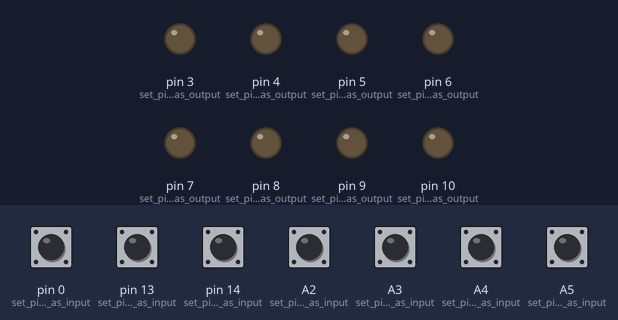
A sketch run on a simulated Arduino Nano, built with avr-gcc and run on an emulated ATmega328P. Shown: output pins drawn as LEDs (lit = HIGH). The inputs (shaded band) are chosen by the test bench; at power-on: A2 (set_pin_A2_as_input), A3 (set_pin_A3_as_input), A4 (set_pin_A4_as_input), A5 (set_pin_A5_as_input), pin 0 (set_pin_0_as_input), pin 13 (set_pin_13_as_input), pin 14 (set_pin_14_as_input) LOW.

Above: at 1.2 s.
1.3 s: pin 0 (set_pin_0_as_input) pulled HIGH for 0.15 s
At 1.37 s:
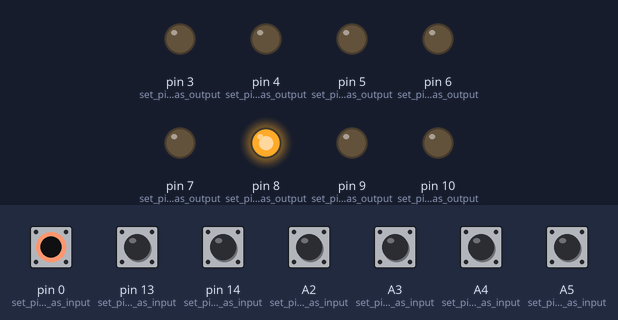
2.9 s: pin 13 (set_pin_13_as_input) pulled HIGH for 0.15 s
At 2.97 s:
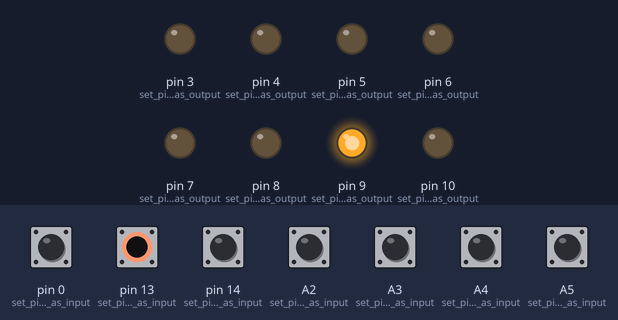
4.5 s: pin 14 (set_pin_14_as_input) pulled HIGH for 0.15 s
At 4.57 s:
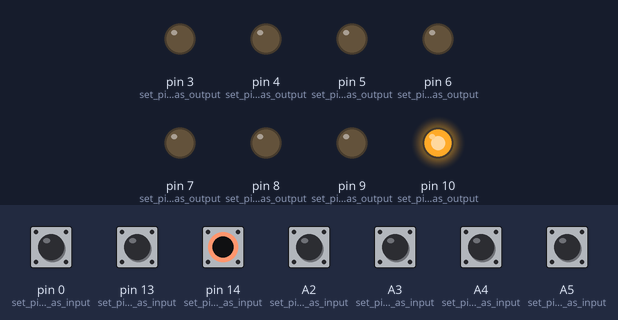
6.1 s: A2 (set_pin_A2_as_input) pulled HIGH for 0.15 s
At 6.17 s:
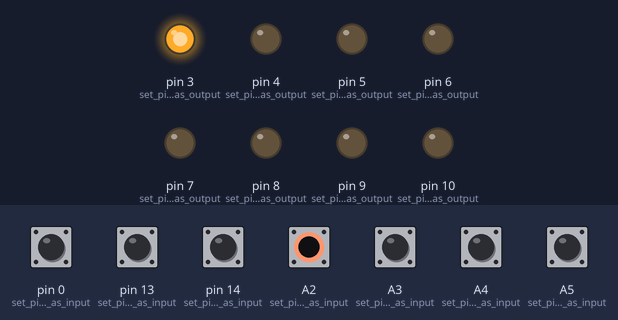
7.7 s: A3 (set_pin_A3_as_input) pulled HIGH for 0.15 s
At 7.77 s:
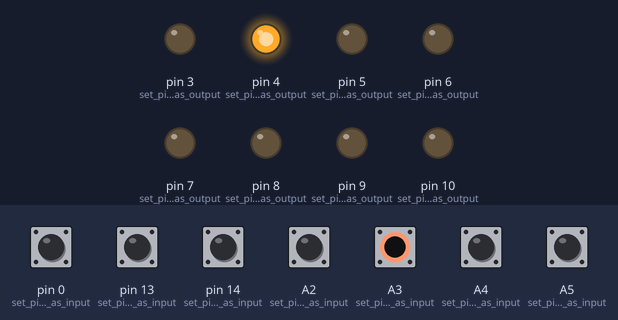
9.3 s: A4 (set_pin_A4_as_input) pulled HIGH for 0.15 s
At 9.37 s:
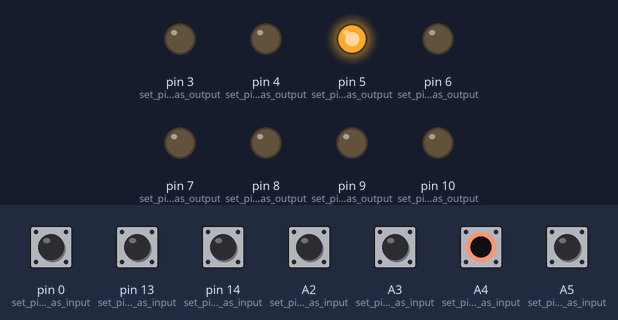
Timing chart, 0 to 11.9 s (numbered marks = the images above; inputs shaded):
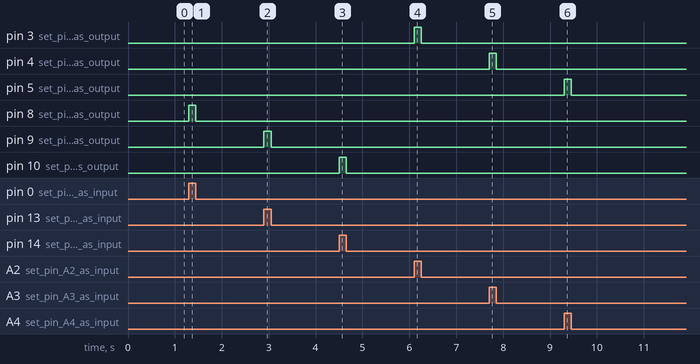

The sketch:

Switch_LED.ino
```cpp
void setup() {
  // configure all LEDs as outputs
  pinMode(3, OUTPUT);   // set pin 3 as output, for LED 0
  pinMode(4, OUTPUT);   // set pin 4 as output, for LED 1
  pinMode(5, OUTPUT);   // set pin 5 as output, for LED 2
  pinMode(6, OUTPUT);   // set pin 6 as output, for LED 3
  pinMode(7, OUTPUT);   // set pin 7 as output, for LED 4
  pinMode(8, OUTPUT);   // set pin 8 as output, for LED 5
  pinMode(9, OUTPUT);   // set pin 9 as output, for LED 6
  pinMode(10, OUTPUT);   // set pin 10 as output, for LED 7

  // Configure all switches as inputs
  pinMode(A2, INPUT);   // set pin A2 as input, for switch 0
  pinMode(A3, INPUT);   // set pin A3 as input, for switch 1
  pinMode(A4, INPUT);   // set pin A4 as input, for switch 2
  pinMode(A5, INPUT);   // set pin A5 as input, for switch 3
  pinMode(A6, INPUT);   // set pin A6 as input, for switch 4
  pinMode(0, INPUT);   // set pin 0 as input, for switch 5
  pinMode(13, INPUT);   // set pin 13 as input, for switch 6
  pinMode(14, INPUT);   // set pin 14 as input, for switch 7
}

void loop() {
  // check if a switch is set (upper position), if so, enable the LED, else disable it

  if( digitalRead(A2) == HIGH){
    digitalWrite(3, HIGH);
  }
  else{
    digitalWrite(3, LOW);
  }

  if( digitalRead(A3) == HIGH){
    digitalWrite(4, HIGH);
  }
  else{
    digitalWrite(4, LOW);
  }

  if( digitalRead(A4) == HIGH){
    digitalWrite(5, HIGH);
  }
  else{
    digitalWrite(5, LOW);
  }

  if( digitalRead(A5) == HIGH){
    digitalWrite(6, HIGH);
  }
  else{
    digitalWrite(6, LOW);
  }

  if( digitalRead(A6) == HIGH){
    digitalWrite(7, HIGH);
  }
  else{
    digitalWrite(7, LOW);
  }

  if( digitalRead(0) == HIGH){
    digitalWrite(8, HIGH);
  }
  else{
    digitalWrite(8, LOW);
  }

  if( digitalRead(13) == HIGH){
    digitalWrite(9, HIGH);
  }
  else{
    digitalWrite(9, LOW);
  }

  if( digitalRead(14) == HIGH){
    digitalWrite(10, HIGH);
  }
  else{
    digitalWrite(10, LOW);
  }
}
```

Measured:
- after the input at 1.3 s, pin 8 (set_pin_8_as_output): LOW → HIGH at once, → LOW 0.15 s later
- after the input at 2.9 s, pin 9 (set_pin_9_as_output): LOW → HIGH at once, → LOW 0.15 s later
- after the input at 4.5 s, pin 10 (set_pin_10_as_output): LOW → HIGH at once, → LOW 0.15 s later
- after the input at 6.1 s, pin 3 (set_pin_3_as_output): LOW → HIGH at once, → LOW 0.15 s later
- after the input at 7.7 s, pin 4 (set_pin_4_as_output): LOW → HIGH at once, → LOW 0.15 s later
- after the input at 9.3 s, pin 5 (set_pin_5_as_output): LOW → HIGH at once, → LOW 0.15 s later
